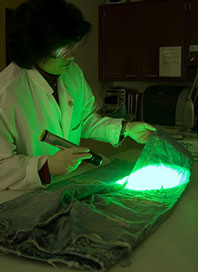
%> input picture Week_4/Extra/Asset/Image1.jpg, 198 x 272 px
$ octave Img1.m   (GNU Octave 9; MATLAB toolbox functions it lacks are replaced by stand-ins)
%> lines starting %> are read from the running program, lines starting %| are printed output that depends on the picture
% Inhance the image constrast by histogram equalization


%% Setting up the path
PATH = "E:\Matlab\Week_4";
cd(PATH);

%% Reading the image path and sisplaying thie image
img1 = imread("Extra\Asset\image1.jpg");
%> img1 is the input picture: size 272x198x3 uint8; mean R, G, B 42.7, 69, 32.5
imshow(img1);
title("Original image")

img1_gray = rgb2gray(img1);
figure;
subplot(1,2,1);
imshow(img1)

subplot(1,2,2);
imshow(img1_gray);

%% Displaying the histogram of the grayscale image.
figure;
imhist(img1_gray);
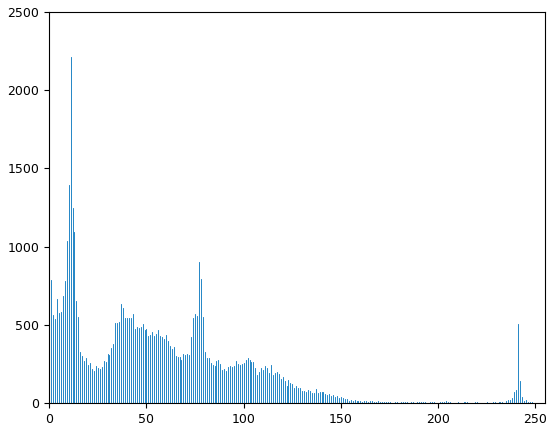
%> figure redrawn from the program's plot data; highest point at x = 11, y = 2212

%% Applying histogram equiliation to the gray scale image.

img1_eq = histeq(img1_gray);

figure;
subplot(1,2,1);
imshow(img1_gray);
title("Grayscale image")

subplot(1,2,2);
imshow(img1_eq);
title("Histogram equalized image")

%% Changing image to Rgb and displaying the image

R = img1(:,:,1);
G = img1(:,:,2);
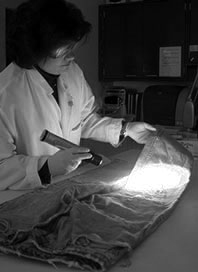
%> G: size 272x198 uint8; min 0, max 255, mean 69
B = img1(:,:,3);
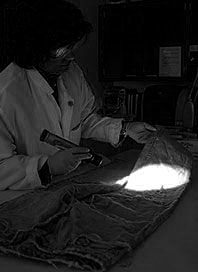
%> B: size 272x198 uint8; min 0, max 255, mean 32.5

R_eq = histeq(R);
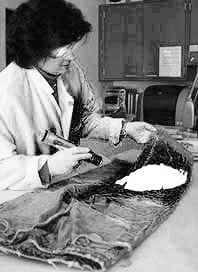
%> R_eq: size 272x198 uint8; min 8, max 255, mean 127.3
G_eq = histeq(G);
B_eq = histeq(B);
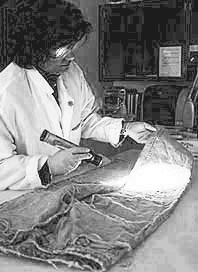
%> B_eq: size 272x198 uint8; min 28, max 255, mean 129.3

img_rgb_eq = cat(3,R_eq,G_eq,B_eq);
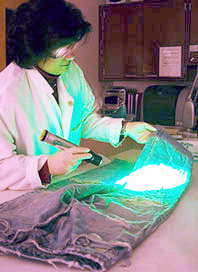
%> img_rgb_eq: size 272x198x3 uint8; mean R, G, B 127.3, 126.7, 129.3

figure;
subplot(1,2,1);
imshow(img1);
title("Original RGB Image");

subplot(1,2,2);
imshow(img1_eq);
title("Histogram Equalized RGB Image");


%% Using HSV color space to enhance the constrast of the images
hsv_img = rgb2hsv(img1);
%> hsv_img: size 272x198x3 double; mean H, S, V 0.236, 0.661, 0.276
hsv_img(:,:,3) = histeq(hsv_img(:,:,3));
%> hsv_img: size 272x198x3 double; mean H, S, V 0.236, 0.661, 0.497
img_hsv_eq = hsv2rgb(hsv_img);
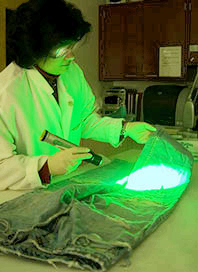
%> img_hsv_eq: size 272x198x3 double; mean R, G, B 0.321, 0.484, 0.217

figure;
subplot(1,3,1);
imshow(img1);
title("Original RGB Image");

subplot(1,3,2);
imshow(img_rgb_eq);
title("Histogram Equilization on RGB channels");

subplot(1,3,3);
imshow(img_hsv_eq);
title("Histogram Equilization on Hsv channels");

$ run again, with Week_4/Extra/Asset/Image4.jpg copied over Week_4/Extra/Asset/Image1.jpg
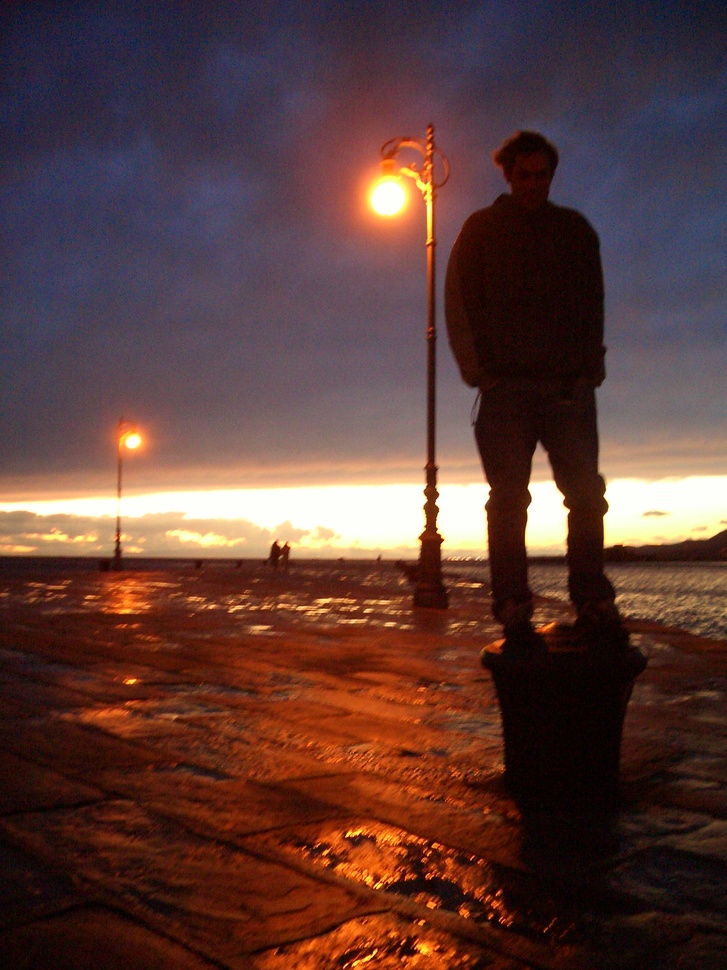
%> input picture Week_4/Extra/Asset/Image4.jpg, 727 x 970 px, shrunk from 1200 x 1600 before the run
%> img1 is the input picture: size 970x727x3 uint8; mean R, G, B 91.4, 59.8, 55.3
%> `img_rgb_eq = cat(3,R_eq,G_eq,B_eq);`:
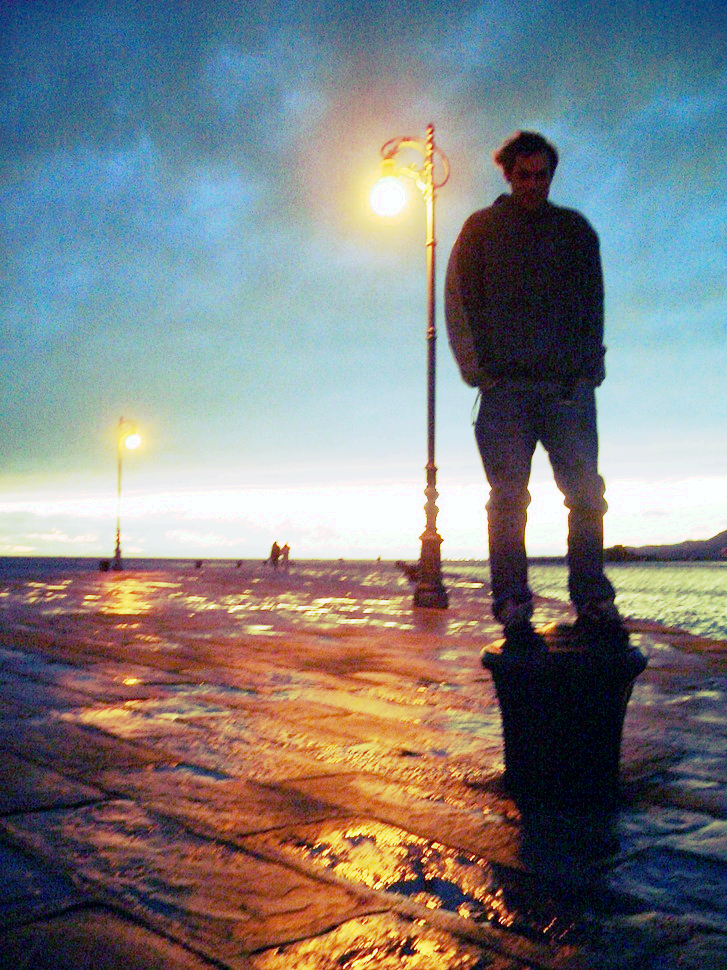
%> img_rgb_eq: size 970x727x3 uint8; mean R, G, B 126.3, 126.6, 127.1
%> `img_hsv_eq = hsv2rgb(hsv_img);`:
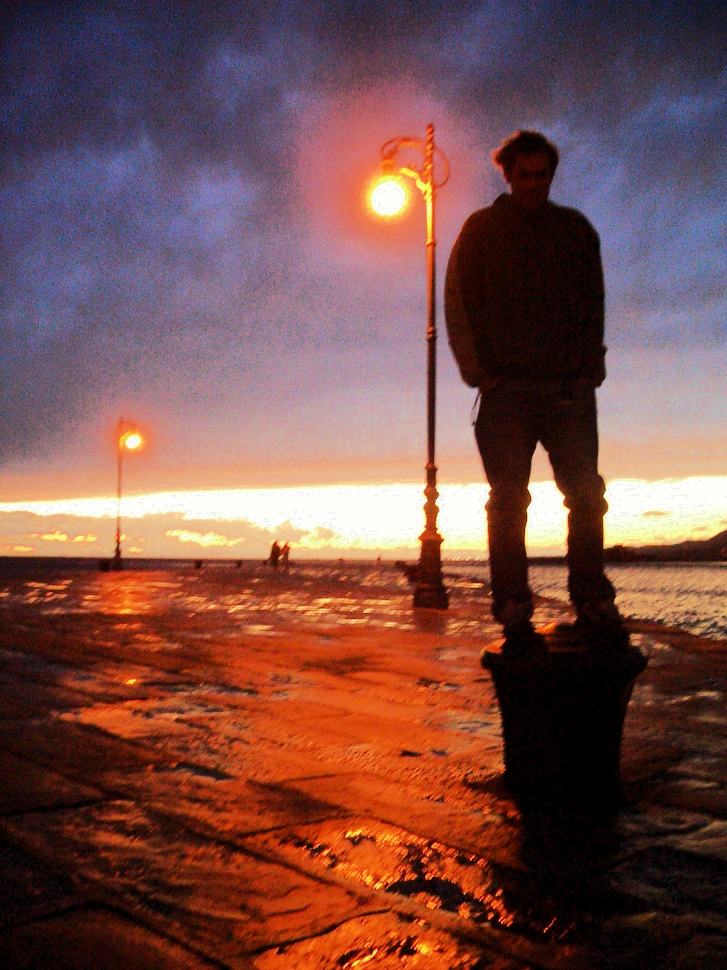
%> img_hsv_eq: size 970x727x3 double; mean R, G, B 0.471, 0.306, 0.289

$ run again, with Week_4/Extra/Asset/Image6.jpg copied over Week_4/Extra/Asset/Image1.jpg
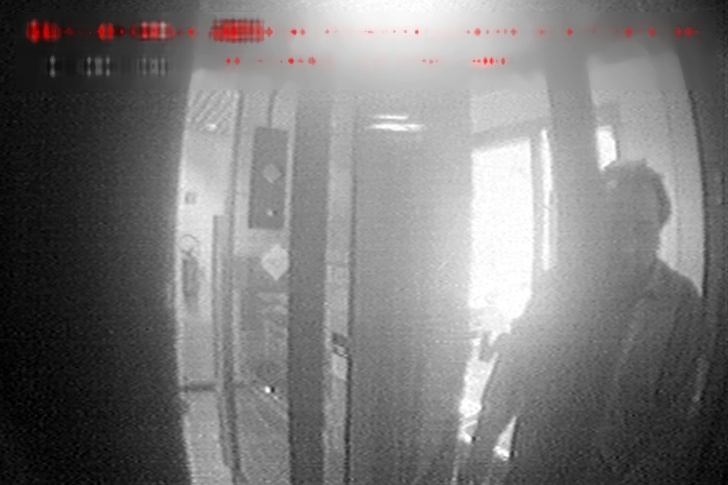
%> input picture Week_4/Extra/Asset/Image6.jpg, 728 x 485 px
%> img1 is the input picture: size 485x728x3 uint8; mean R, G, B 122, 120.7, 120.7
%> `imhist(img1_gray);`:
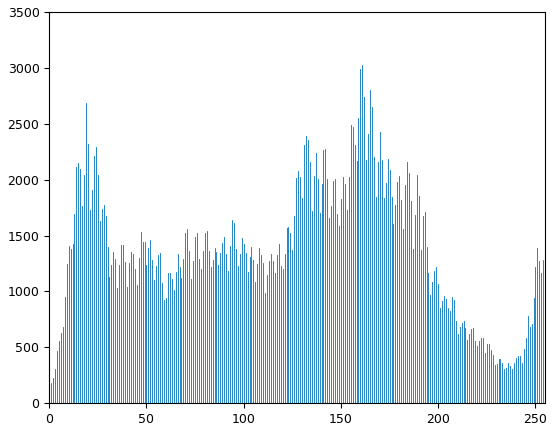
%> figure redrawn from the program's plot data; highest point at x = 161, y = 3027
%> `img1_eq = histeq(img1_gray);`:
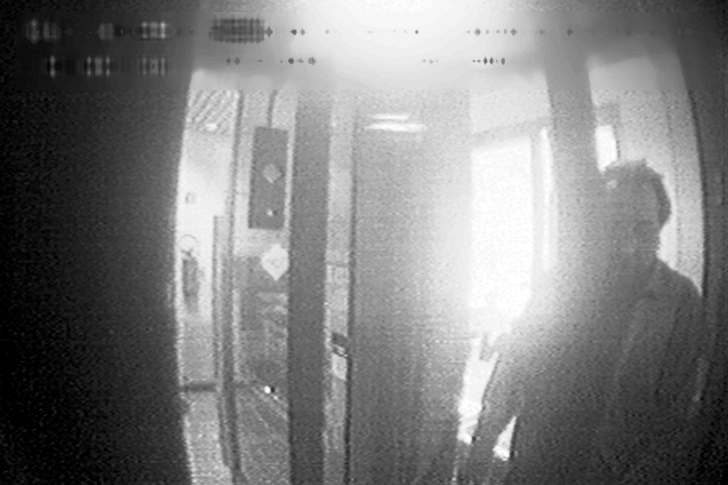
%> img1_eq: size 485x728 uint8; min 0, max 255, mean 126.2

$ run again, with Week_4/Extra/Asset/Image7.jpg copied over Week_4/Extra/Asset/Image1.jpg
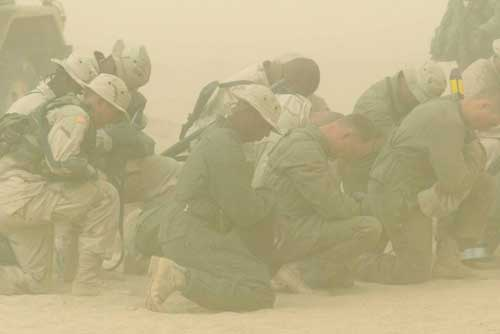
%> input picture Week_4/Extra/Asset/Image7.jpg, 500 x 334 px
%> img1 is the input picture: size 334x500x3 uint8; mean R, G, B 185.6, 174.5, 135
%> `img_hsv_eq = hsv2rgb(hsv_img);`:
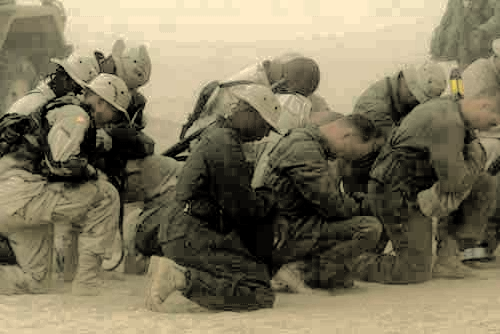
%> img_hsv_eq: size 334x500x3 double; mean R, G, B 0.5, 0.467, 0.37
